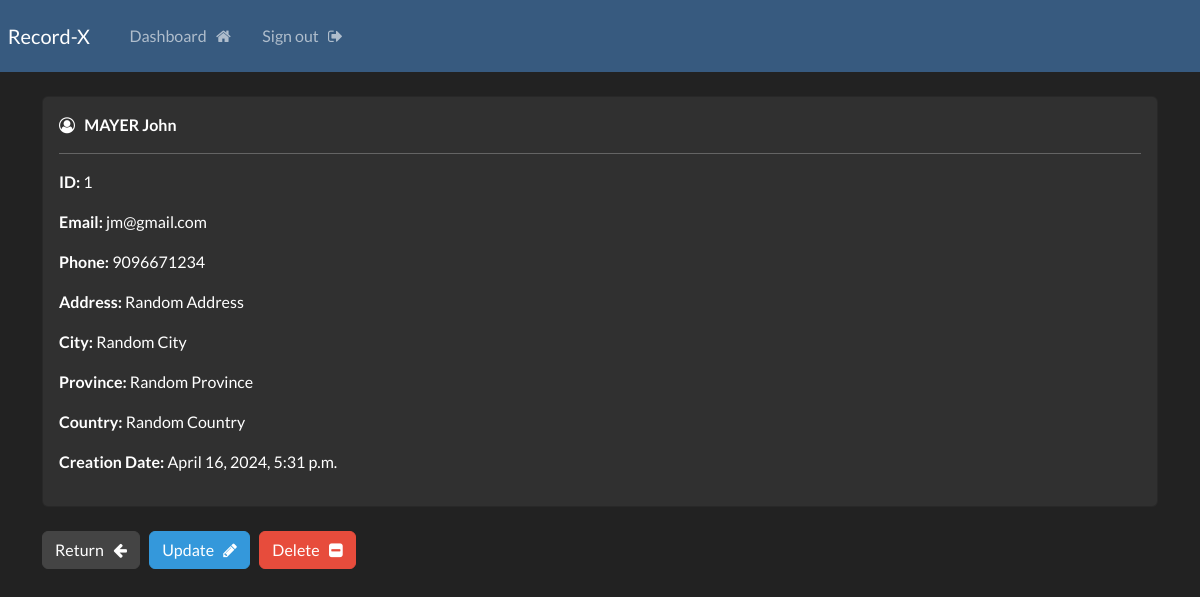
The page /record/1 (signed in) on the database its author committed.
### webapp/models.py (models this page shows, shortened)
class Record(models.Model):
    creation_date = models.DateTimeField(auto_now_add=True)
    first_name = models.CharField(max_length=100)
    last_name = models.CharField(max_length=100)
    email = models.CharField(max_length=255)
    phone = models.CharField(max_length=20)
    address = models.CharField(max_length=300)
    city = models.CharField(max_length=255)
    province = models.CharField(max_length=200)
    country = models.CharField(max_length=125)

### webapp/views.py (the view)
# urls.py: path('record/<int:pk>', views.singular_record, name='record'),
@login_required(login_url='my-login')
def singular_record(request, pk):
    all_records = Record.objects.get(id=pk)
    context = {'record': all_records}
    return render(request, 'webapp/view-record.html', context=context)

### webapp/templates/webapp/view-record.html (shortened to what this page needs)
{% extends 'webapp/base.html' %}
{% block content %}
    <div class="card">
        <div class="card-body">
            <strong>
                <i class="fa fa-user-circle-o" aria-hidden="true"></i>
                {{record.last_name|upper}}
                {{record.first_name}}
            </strong>
            <hr>
            <p><strong>ID:</strong> {{record.id}}</p>
            <p><strong>Email:</strong> {{record.email}}</p>
            <p><strong>Phone:</strong> {{record.phone}}</p>
            <p><strong>Address:</strong> {{record.address}}</p>
            <p><strong>City:</strong> {{record.city}}</p>
            <p><strong>Province:</strong> {{record.province}}</p>
            <p><strong>Country:</strong> {{record.country}}</p>
            <p><strong>Creation Date:</strong> {{record.creation_date}}</p>
        </div>
    </div>
    <br>
    <a href="{% url 'dashboard' %}" class="btn btn-secondary">Return &nbsp; <i class="fa fa-arrow-left" aria-hidden="true"></i></a>
    <a href="{% url 'update-record' record.id %}" class="btn btn-info">Update &nbsp; <i class="fa fa-pencil" aria-hidden="true"></i></a>
    <a href="{% url 'delete-record' record.id %}" class="btn btn-danger">Delete &nbsp; <i class="fa fa-minus-square" aria-hidden="true"></i></a>
{% endblock %}

### rows shown on the page
Record: last_name "MAYER", first_name "John", id "1", email "jm@gmail.com", phone "9096671234", address "Random Address", city "Random City", province "Random Province", country "Random Country", creation_date "April 16, 2024, 5:31 p.m."
